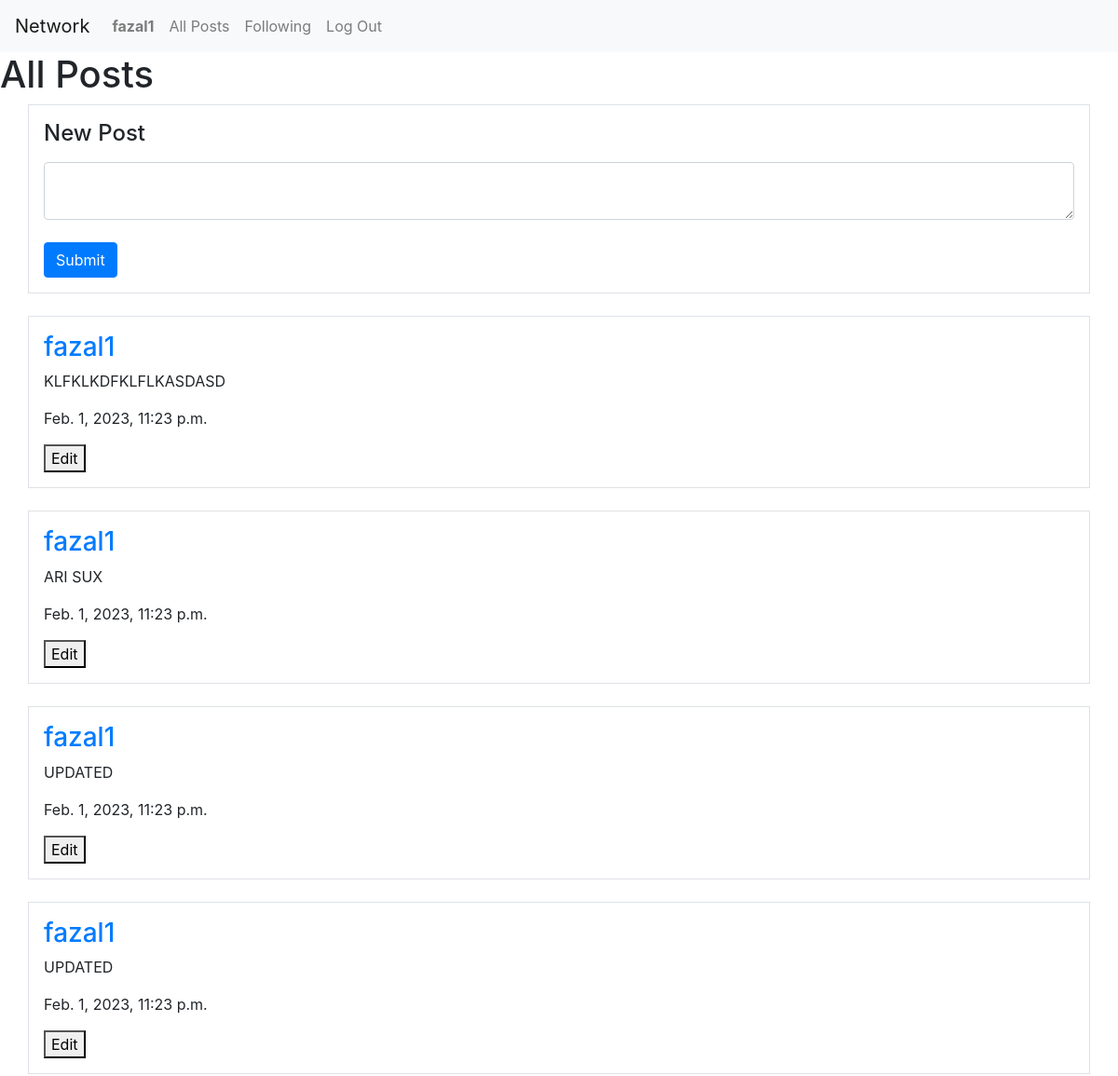
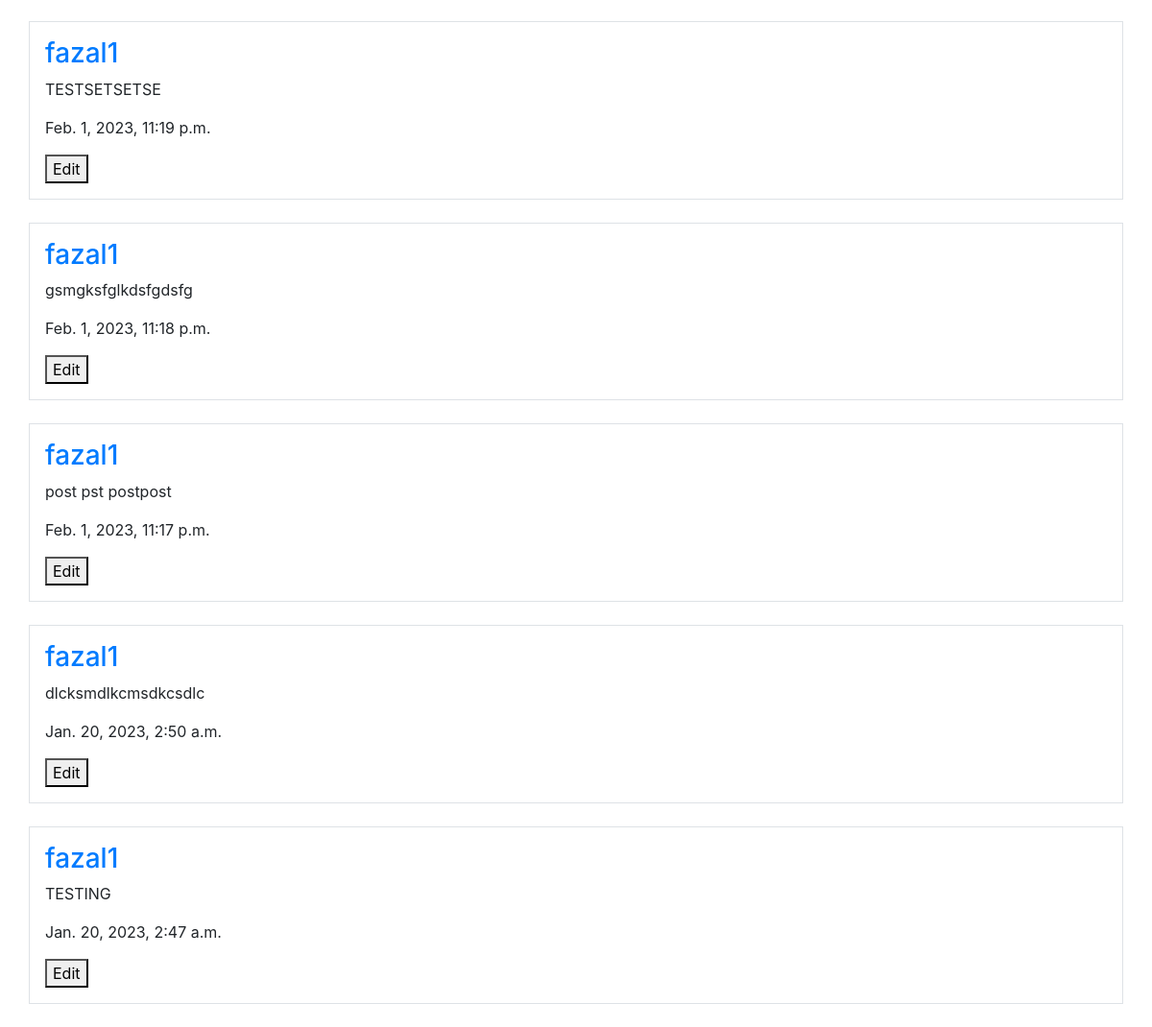
Before: / (signed in) with the older database file (2 pictures, top to bottom).
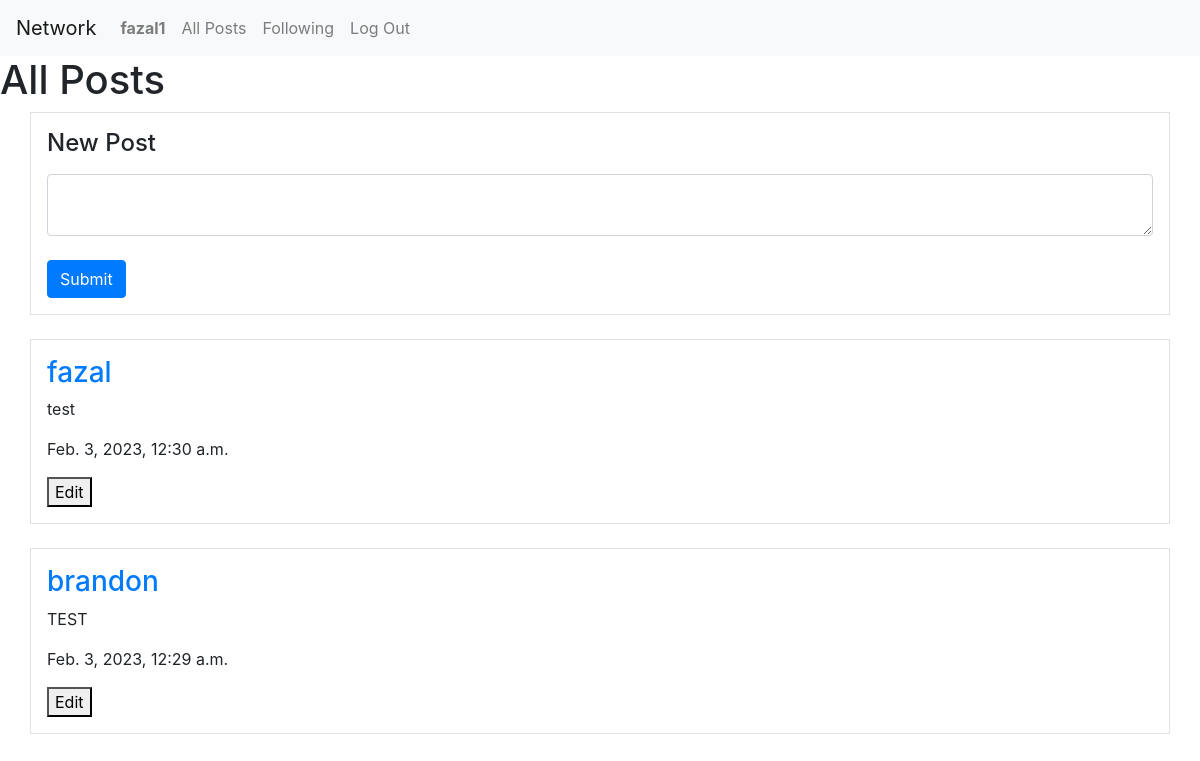
After: the same page with the newer database file.
### network/models.py (models this page shows)
class User(AbstractUser):
    pass

class Post(models.Model):
    content = models.CharField(max_length=256)
    creator = models.ForeignKey(User, on_delete=models.CASCADE, blank=False, related_name="posts", default="")
    datetime = models.DateTimeField(blank=False, default=datetime.now)

### network/views.py (the view)
# urls.py: path("", views.index, name="index"),
def index(request):
    if request.user.is_authenticated:
        posts = reversed(Post.objects.all())
        return render(request, "network/index.html", {
        "posts" : posts
    })
    else:
        return HttpResponseRedirect(reverse("login"))

### network/templates/network/index.html (shortened to what this page needs)
{% extends "network/layout.html" %}
{% load static %}
{% block body %}
    <h1>All Posts</h1>
    <div class="container-lg border p-3">
        <form id="post-form">
            <div>
                <label for="placeholder" class="form-label"><h4>New Post</h4></label>
                <textarea id="post-content" class="form-control" ></textarea>
                <br>
            </div>
            <input type="submit" class="btn btn-primary">
        </form>
    </div>
    <br>
    <div>
        {% for post in posts %}
        <div class="container-lg border p-3">
            <h3><a href="{% url 'user' post.creator %}">{{ post.creator }}</a></h3>
            <p id="post_content"> {{ post.content }} </p>
            <p> {{ post.datetime }} </p>
            <button onclick="edit_text()">Edit</button>
        </div>
        <br>
        {% endfor %}
    </div>
{% endblock %}

Changed rows visible on the page:
removed Post: creator "fazal1", content "KLFKLKDFKLFLKASDASD", datetime "Feb. 1, 2023, 11:23 p.m."
removed Post: creator "fazal1", content "ARI SUX", datetime "Feb. 1, 2023, 11:23 p.m."
removed Post: creator "fazal1", content "UPDATED", datetime "Feb. 1, 2023, 11:23 p.m."
removed Post: creator "fazal1", content "UPDATED", datetime "Feb. 1, 2023, 11:23 p.m."
removed Post: creator "fazal1", content "TESTSETSETSE", datetime "Feb. 1, 2023, 11:19 p.m."
removed Post: creator "fazal1", content "gsmgksfglkdsfgdsfg", datetime "Feb. 1, 2023, 11:18 p.m."
removed Post: creator "fazal1", content "post pst postpost", datetime "Feb. 1, 2023, 11:17 p.m."
removed Post: creator "fazal1", content "dlcksmdlkcmsdkcsdlc", datetime "Jan. 20, 2023, 2:50 a.m."
removed Post: creator "fazal1", content "TESTING", datetime "Jan. 20, 2023, 2:47 a.m."
added Post: creator "fazal", content "test", datetime "Feb. 3, 2023, 12:30 a.m."
added Post: creator "brandon", content "TEST", datetime "Feb. 3, 2023, 12:29 a.m."
